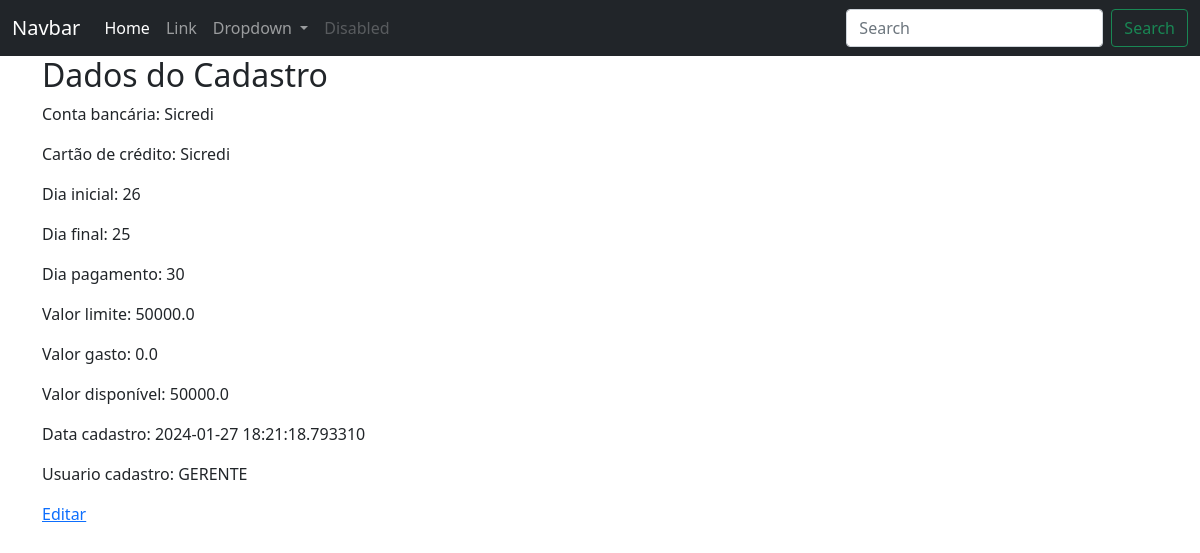
/financeiro/bancos/agencias/contas/cartaocredito/1 (signed in), run on the app's committed database.
### ERP/models.py (models this page shows)
class ContasBancarias(database.Model):
    __tablename__ = 'contas_bancarias'
    id = database.Column(database.Integer, primary_key=True)
    id_agencia = database.Column(database.Integer, database.ForeignKey('agencia_bancos.id'))
    apelido_conta = database.Column(database.String, unique=True)
    nro_conta = database.Column(database.String)
    digito_conta = database.Column(database.String)
    id_titular = database.Column(database.Integer, database.ForeignKey('agencia_bancos.id'))
    cheque_especial = database.Column(database.Float, default=0)
    cheque_especial_utilizado = database.Column(database.Float, default=0)
    cheque_especial_disponivel = database.Column(database.Float, default=0)
    saldo_conta = database.Column(database.Float, default=0)
    situacao_conta = database.Column(database.Integer, default=1) #1- Ativo, 2 - Arquivada
    data_cadastro = database.Column(database.DateTime, default=datetime.utcnow())
    id_usuario_cadastro = database.Column(database.Integer, database.ForeignKey('usuarios.id'), nullable=False,
                                          default=1)

class CartaoCredito(database.Model):
    __tablename__ = 'cartao_credito'
    id = database.Column(database.Integer, primary_key=True)
    id_conta_bancaria = database.Column(database.Integer, database.ForeignKey('agencia_bancos.id'))
    apelido_cartao = database.Column(database.String, unique=True)
    dia_inicial = database.Column(database.Integer, nullable=False)
    dia_final = database.Column(database.Integer, nullable=False)
    dia_pgto = database.Column(database.Integer, nullable=False)
    valor_limite = database.Column(database.Float, nullable=False)
    valor_gasto = database.Column(database.Float, default=0)
    valor_disponivel = database.Column(database.Float)
    situacao_cartao = database.Column(database.Integer, default=1)# 1 - Ativo,
    data_cadastro = database.Column(database.DateTime, default=datetime.utcnow())
    id_usuario_cadastro = database.Column(database.Integer, database.ForeignKey('usuarios.id'), nullable=False,
                                          default=1)

class Usuarios(database.Model, UserMixin):
    __tablename__ = 'usuarios'
    id = database.Column(database.Integer, primary_key=True)
    username = database.Column(database.String(100), unique=True, nullable=False)
    senha = database.Column(database.String(300), nullable=False)
    data_cadastro = database.Column(database.DateTime, default=datetime.utcnow())
    situacao = database.Column(database.Integer, database.ForeignKey('situacoes_usuarios.id'), default=1)
    tipo_usuario = database.Column(database.Integer, database.ForeignKey('tipos_usuarios.id'), nullable=False)

### ERP/routes.py (the view)
@app.route('/financeiro/bancos/agencias/contas/cartaocredito/<id_cartao>')
@login_required
def cartao_credito(id_cartao):
    cartao = CartaoCredito.query.get_or_404(id_cartao)
    conta = ContasBancarias.query.get_or_404(cartao.id_conta_bancaria)
    usuario = Usuarios.query.get_or_404(cartao.id_usuario_cadastro)
    return render_template('cartao_credito.html', cartao=cartao, conta=conta, usuario=usuario)

### ERP/routes.py (called while the page is built)
@login_manager.user_loader
def load_user(user_id):
    return Usuarios.query.get(int(user_id))

### ERP/templates/cartao_credito.html
{% include 'base.html' %}
{% block content %}
    <div class="container">
        <h2>Dados do Cadastro</h2>
        <p>Conta bancária: {{ conta.apelido_conta  }}</p>
        <p>Cartão de crédito: {{ cartao.apelido_cartao  }}</p>
        <p>Dia inicial: {{ cartao.dia_inicial  }}</p>
        <p>Dia final: {{ cartao.dia_final  }}</p>
        <p>Dia pagamento: {{ cartao.dia_pgto  }}</p>
        <p>Valor limite: {{ cartao.valor_limite  }}</p>
        <p>Valor gasto: {{ cartao.valor_gasto  }}</p>
        <p>Valor disponível: {{ cartao.valor_disponivel  }}</p>
        <p>Data cadastro: {{ cartao.data_cadastro  }}</p>
        <p>Usuario cadastro: {{ usuario.username  }}</p>
        <a href="{{ url_for('editar_cartao', id_cartao=cartao.id) }}">Editar</a>
    </div>
{% endblock %}

### data on the page
ContasBancarias: apelido_conta "Sicredi"
CartaoCredito: apelido_cartao "Sicredi", dia_inicial "26", dia_final "25", dia_pgto "30", valor_limite "50000.0", valor_gasto "0.0", valor_disponivel "50000.0", data_cadastro "2024-01-27 18:21:18.793310"
Usuarios: username "GERENTE"
